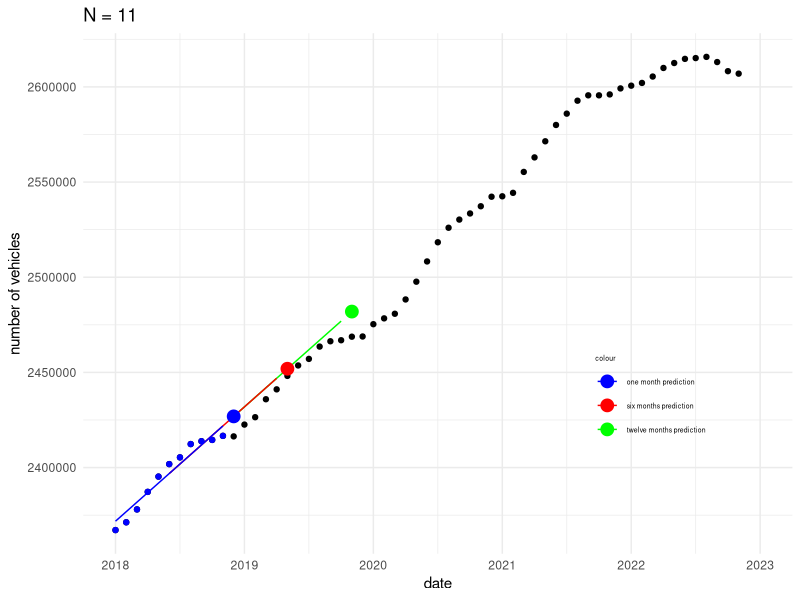
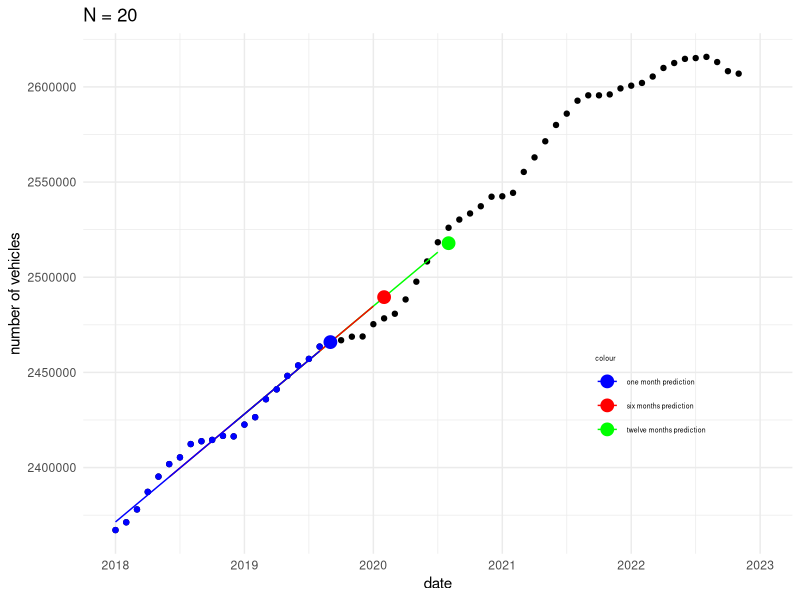
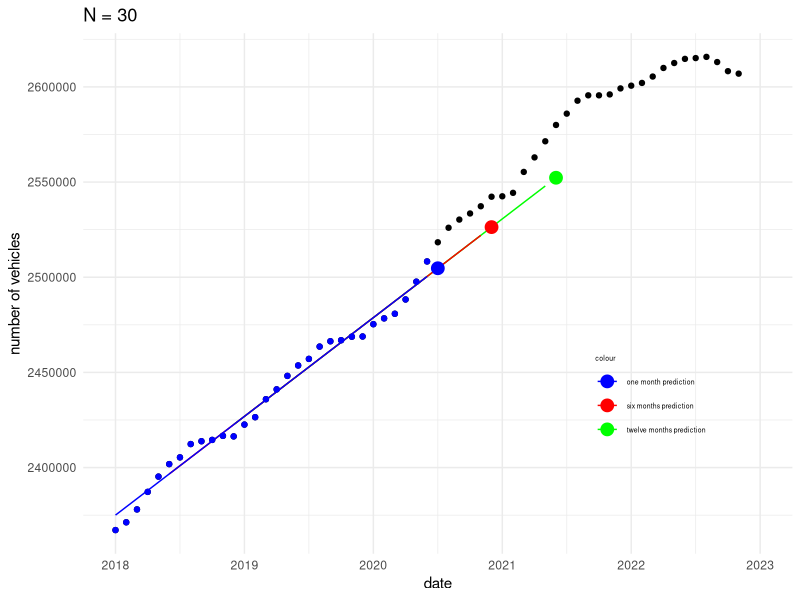
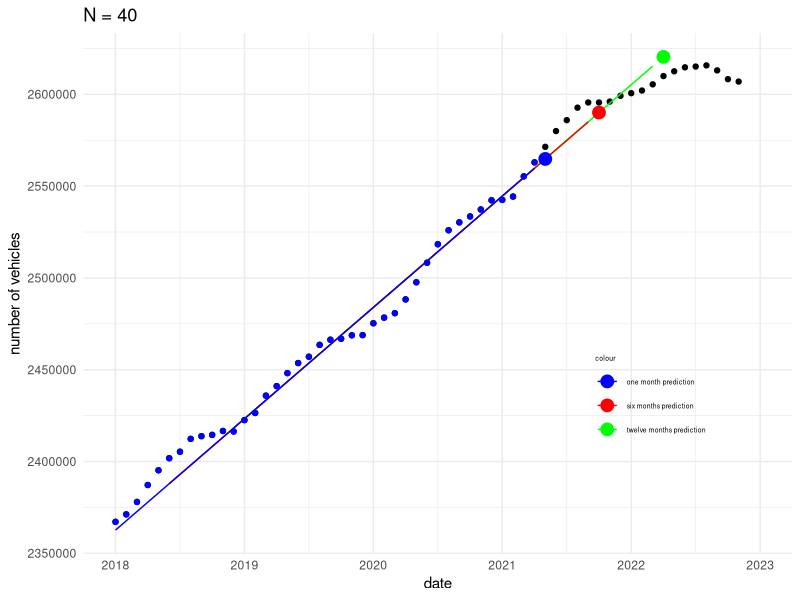
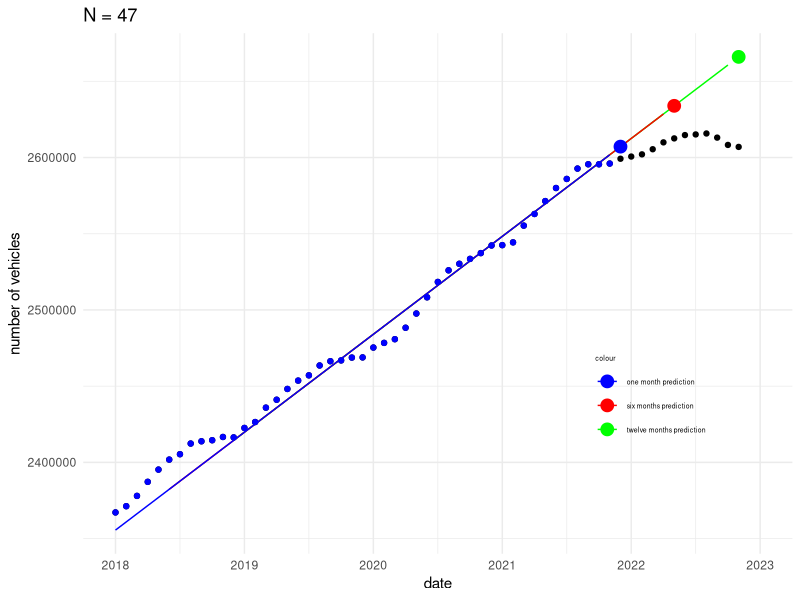
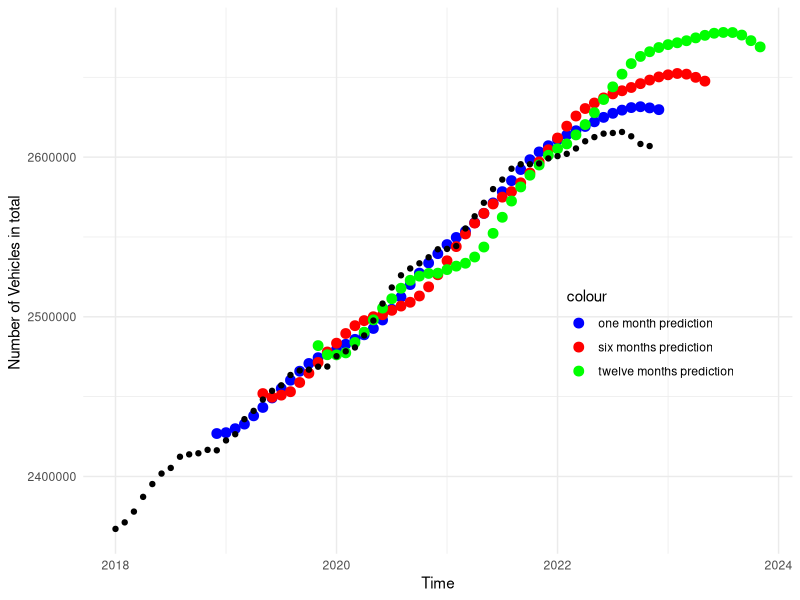
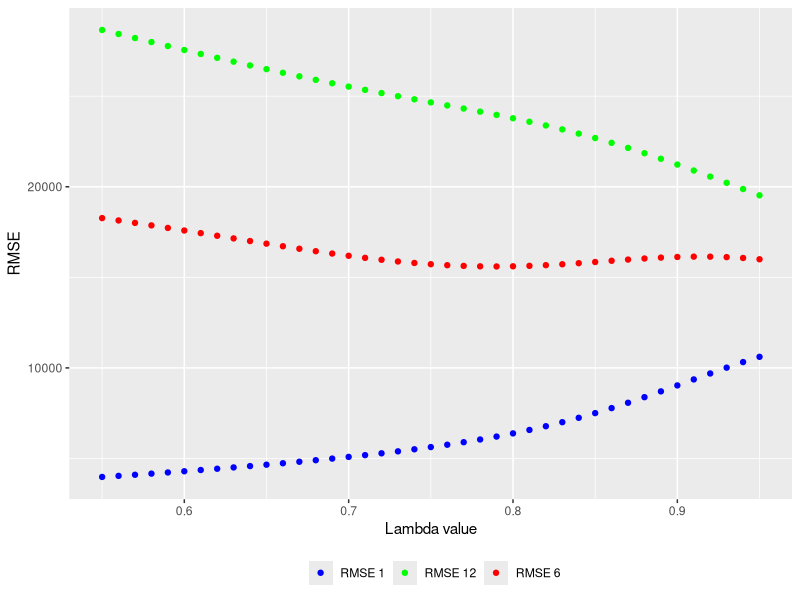
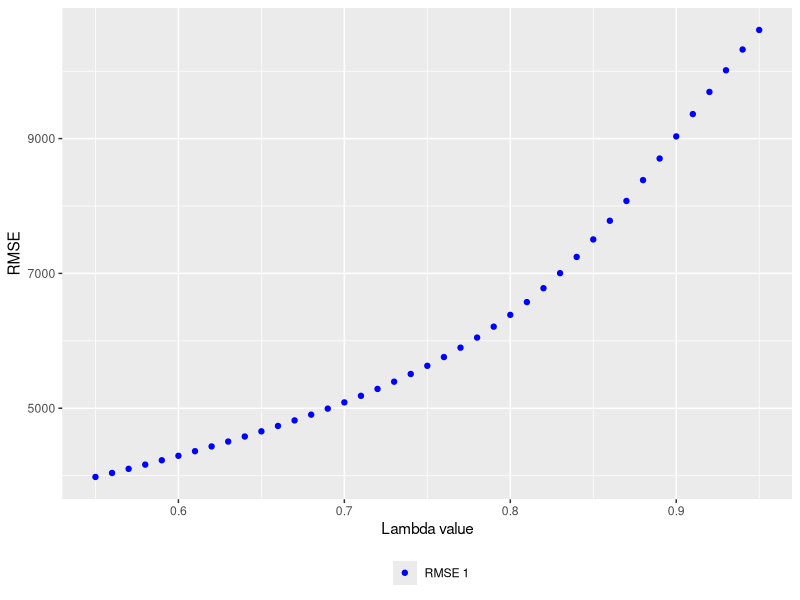

Generate these figures, in order, with R:
# to ensure this script works, whenever there's a library(someName)
# make sure to run install.packages('someName') in console first
# if warning occurs, install Rtools as described

# load library
library(readxl)
library(ggplot2)

# clear variables
rm(list=ls())

# import Excel file into R
data <- read_excel('DST_BIL54_train.xlsx')
data_test <- read_excel('DST_BIL54_test.xlsx')

# get number of vehicles per year data excluding row header
y = t(data[1,-1])
y_test = t(data_test[1,-1])

# get time data as single numbers i.e. 2018.0
time_headers <- colnames(data_test)[-1] # exclude row header
years <- as.integer(substr(time_headers, 1, 4))
months <- as.integer(substr(time_headers, 6, 7))
dates_test <- years + (months - 1)/12

time_headers <- colnames(data)[-1] # exclude row header
years <- as.integer(substr(time_headers, 1, 4))
months <- as.integer(substr(time_headers, 6, 7))
dates <- years + (months - 1)/12

# design matrix
x <- cbind(1, dates)


### Part 4
# Exercise 4.1: provide L and f(0)

f <- function(j) rbind(1, j)
f_0 <- f(0)

L <- matrix(c(1.,0., 1.,1.),
            byrow=TRUE, nrow=2)

print(L)
print(f(0))


# Exercise 4.2: provide F1 and h1

i <- 1 
F_N <-  1 * f(0)%*%t(f(0)) # N=1 ; lambda^0=1
h_N <-  1 * f(0) * y[i]

print(F_N) #F_1
print(h_N) #h_1


# Exercise 4.3: update FN and hN recursively and provide F10 and h10

lambda = 0.9
Linv <- solve(L)

for (i in 2:10){
  F_N <- F_N + lambda^(i-1) * f(-(i-1)) %*% t(f(-(i-1)))  
  h_N <- lambda * Linv %*% h_N + f(0)*y[i]
}

(F_10 <- F_N)
(h_10 <- h_N)


# Exercise 4.4: update the model recursively up to F59 and h59
# while also calculating predictions at each step

df <- data.frame(date=x[,2],
               value=y[1:59])

# initialized values
lambda = 0.9
F_N <- F_10
h_N <- h_10


# recursively update to F59 and h59
for (i in 11:58){
  F_N <- F_N + lambda^(i-1) * f(-(i-1)) %*% t(f(-(i-1)))  
  h_N <- lambda * Linv %*% h_N + f(0)*y[i]
  
  # estimate the parameters now
  theta_N <- solve(F_N)%*%h_N
  
  # calculate predictions
  yhat_N <- t(f(-(i-1):(59-i)))%*%theta_N
  
  if (i %in% c(11, 20, 30, 40,47)){
    plot_N <- ggplot(df[1:59,], aes(x=date, y=value)) +
      geom_point() + 
      
      geom_line(data=df[1:i+11,], aes(y=yhat_N[1:i+11], col="twelve months prediction")) +
      geom_point(data=df[i+12,], aes(y=yhat_N[i+12], col="twelve months prediction"), size=4) +
      
      geom_line(data=df[1:i+5,], aes(y=yhat_N[1:i+5], col="six months prediction")) +
      geom_point(data=df[i+6,], aes(y=yhat_N[i+6], col="six months prediction"), size=4) +
      
      geom_point(data=df[1:i,], aes(col="one month prediction")) + 
      geom_line(data=df[1:i,], aes(y=yhat_N[1:i], col="one month prediction")) +
      geom_point(data=df[i+1,], aes(y=yhat_N[i+1], col="one month prediction"), size=4) +
      
      theme_minimal() +
      labs(x = "date", y = "number of vehicles") +
      scale_color_manual(values = c("blue", "red", "green"), 
                         labels = c("one month prediction", "six months prediction", "twelve months prediction")) +
      theme(legend.position = c(0.8, 0.3),
            legend.text = element_text(size = 5),
            legend.title = element_text(size = 5)) +
      xlim(2018, 2023) +
      ggtitle(paste0("N = ", i)) 
    
    print(plot_N)
  }
}


# Exercise 4.5: plot the resulting 1-month, 6-month and 12-month prediction

# initialized values
lambda = 0.9
F_N <- F_10
h_N <- h_10

# want to save predictions in dataframe
data_prediction <- data.frame(month1= rep(NA, 59+12),month6= rep(NA, 59+12),month12= rep(NA, 59+12))

# update iteratively
for (i in 11:59){
  F_N <- F_N + lambda^(i-1) * f(-(i-1)) %*% t(f(-(i-1)))  
  h_N <- lambda * Linv %*% h_N + f(0)*y[i]
  theta_N <- solve(F_N)%*%h_N
  
  # calculate and store the predicted value
  data_prediction$month1[i+1] <- t(f(1))%*%theta_N
  data_prediction$month6[i+6] <- t(f(6))%*%theta_N
  data_prediction$month12[i+12] <- t(f(12))%*%theta_N
}

X_1 <- df[,1][11:length(df[,1])]+1/12
X_6 <- df[,1][11:length(df[,1])]+1/2
X_12 <- df[,1][11:length(df[,1])]+1
pre_1 <- data_prediction$month1[12:60]
pre_6 <- data_prediction$month6[17:65]
pre_12 <- data_prediction$month12[23:71]


ggplot() +
  geom_point(aes(x = X_1, y = pre_1, col="one month prediction"), size=3) +
  geom_point(aes(x = X_6, y = pre_6, col="six months prediction"), size=3) +
  geom_point(aes(x = X_12, y = pre_12, col="twelve months prediction"), size=3) +
  geom_point(aes(x = df[,1], y = df[,2]), color = "black") + # True values, trimmed to the length of predictions
  scale_color_manual(values = c("one month prediction" = "blue", 
                                "six months prediction" = "red",
                                "twelve months prediction" = "green"))+
  theme_minimal() +
  labs(x = "Time", y = "Number of Vehicles in total ") +
  theme(legend.position = c(0.8, 0.4))



# Exercise 4.6: repeat the iterative predictions for λ = 0.55,0.56,0.57,...,0.95

# Define lambda values
lambda_values <- seq(0.55, 0.95, by = 0.01)

# Initialize dataframe to store RMSE values
rmse_df_1 <- data.frame(value_1 = numeric())
rmse_df_6 <- data.frame(value_6 = numeric())
rmse_df_12 <- data.frame(value_12 = numeric())

for (lambda in lambda_values) {
  
  # initialize the updating values
  i <- 1
  (F_N <-  (lambda^0) * f(0)%*%t(f(0)))
  (h_N <-  (lambda^0) * f(0) * y[i])
  
  for (i in 2:10){
    F_N <- F_N + lambda^(i-1) * f(-(i-1)) %*% t(f(-(i-1)))  
    h_N <- lambda * Linv %*% h_N + f(0)*y[i]
  }
  
  df$onestep_lamb_09  <- NA
  df$sixstep_lamb_09  <- NA
  df$twelvestep_lamb_09  <- NA
  
  # update iteratively:
  for (i in 11:59){
    F_N <- F_N + lambda^(i-1) * f(-(i-1)) %*% t(f(-(i-1)))  
    h_N <- lambda * Linv %*% h_N + f(0)*y[i]
    theta_N <- solve(F_N)%*%h_N
    
    # calculate the predicted value
    yhat_N <- t(f(-(i-1):(59-i)))%*%theta_N
    
    # One month ahead prediction
    if (i+1<=59){  # Ensure not to exceed the length of the dataset
      df$onestep_lamb_09[i+1] <- yhat_N[i+1]
    }
    
    # Six months ahead prediction
    if (i + 6 <= 59) {  # Ensure not to exceed the length of the dataset
      df$sixstep_lamb_09[i+6] <- yhat_N[i+6]
    }
    
    # Twelve months ahead prediction
    if (i + 12 <= 59) {  # Ensure not to exceed the length of the dataset
      df$twelvestep_lamb_09[i+12] <- yhat_N[i+12]
    }
  }
  
  # prediction errors for each forecast horizon
  one_step_errors <- df$value[12:59] - df$onestep_lamb_09[12:59]
  one_step_rms <- sqrt(mean(one_step_errors^2))
  
  six_step_errors <- df$value[17:59] - df$sixstep_lamb_09[17:59]
  six_step_rms <- sqrt(mean(six_step_errors^2))
  
  twelve_step_errors <- df$value[23:59] - df$twelvestep_lamb_09[23:59]
  twelve_step_rms <- sqrt(mean(twelve_step_errors^2))
  
  # root-mean-square of the prediction errors
  rmse_df_1 <- rbind(rmse_df_1, data.frame(value_1 = one_step_rms))
  rmse_df_6 <- rbind(rmse_df_6, data.frame(value_6 = six_step_rms))
  rmse_df_12 <- rbind(rmse_df_12, data.frame(value_12 = twelve_step_rms))
}


# plot 
rmse_total <- data.frame(lambda = lambda_values,rmse_1=rmse_df_1,rmse_6=rmse_df_6,rmse_12=rmse_df_12)  

ggplot(rmse_total, aes(x = lambda)) +
  geom_point(aes(y = value_1, color = "value_1")) +  # Points for y1
  geom_point(aes(y = value_6, color = "value_6")) +  # Points for y6
  geom_point(aes(y = value_12, color = "value_12")) +  # Points for y12
  scale_color_manual(values = c("value_1" = "blue", "value_6" = "red", "value_12" = "green"), 
                     labels = c("value_1" = "RMSE 1", "value_6" = "RMSE 6", "value_12" = "RMSE 12")) +
  labs(color = "") +
  xlab("Lambda value") +   # Set x-axis label
  ylab("RMSE") +   # Set y-axis label
  theme(legend.position = "bottom")  # Adjust legend position



# Exercise 4.7: Which value of λ is optimal for predicting 1 month ahead?

ggplot(rmse_total, aes(x = lambda)) +
  geom_point(aes(y = value_1, color = "value_1")) +  # Points for y1
  scale_color_manual(values = c("value_1" = "blue"), 
                     labels = c("RMSE 1")) +
  labs(color = "") +
  xlab("Lambda value") +   # Set x-axis label
  ylab("RMSE") +   # Set y-axis label
  theme(legend.position = "bottom")  # Adjust legend position



# Exercise 4.8: Which value of λ is optimal for predicting 6 months ahead?

ggplot(rmse_total, aes(x = lambda)) +
  geom_point(aes(y = value_6, color = "value_6")) +  # Points for y6
  scale_color_manual(values = c("value_6" = "red"), 
                     labels = c("RMSE 6")) +
  labs(color = "") +
  xlab("Lambda value") +   # Set x-axis label
  ylab("RMSE") +   # Set y-axis label
  theme(legend.position = "bottom")  # Adjust legend position



# Exercise 4.9: Which value of λ is optimal for predicting 12 months ahead?

ggplot(rmse_total, aes(x = lambda)) +
  geom_point(aes(y = value_12, color = "value_12")) +  # Points for y12
  scale_color_manual(values = c("value_12" = "green"), 
                     labels = c("RMSE 12")) +
  labs(color = "") +
  xlab("Lambda value") +   # Set x-axis label
  ylab("RMSE") +   # Set y-axis label
  theme(legend.position = "bottom")  # Adjust legend position




# Exercise 4.10: It would be problematic to make λ as small as 0.5. Why is that? 

lambda <- 0.5
n = 60

# lambda vector
lambda_n <- rep(1, n)

for (i in 1:n) {
  lambda_n[i] <- lambda^(n-i)
}

# diag matrix of weight values
SIGMA_inv <- diag(lambda_n)

plot( lambda_n, ylab = "Lambda", main = "WLS weights plotted against time")


(T <- sum(lambda_n))



# Exercise 4.11: Compare the 1-month-ahead prediction with λ = 0.55 to the naive persistence model

lambda = 0.55

i <- 1
(F_N <-  (lambda^0) * f(0)%*%t(f(0)))
(h_N <-  (lambda^0) * f(0) * y[i])

for (i in 2:10){
  F_N <- F_N + lambda^(i-1) * f(-(i-1)) %*% t(f(-(i-1)))  
  h_N <- lambda * Linv %*% h_N + f(0)*y[i]
}


df$onestep_lamb_055  <- NA
df$naive_model  <- NA


# update iteratively:
for (i in 11:58){
  F_N <- F_N + lambda^(i-1) * f(-(i-1)) %*% t(f(-(i-1)))  
  h_N <- lambda * Linv %*% h_N + f(0)*y[i]
  theta_N <- solve(F_N)%*%h_N
  
  yhat_N <- t(f(-(i-1):(59-i)))%*%theta_N
  
  df$onestep_lamb_055[i+1] <- yhat_N[i+1]
  df$naive_model[i+1] <- df$value[i]
  
}

one_step_errors_055 <- df$value[12:59] - df$onestep_lamb_055[12:59]
(one_step_rms_055 <- sqrt(mean(one_step_errors_055^2)))

naive_model_err <- df$value[12:59] - df$naive_model[12:59]
(naive_model_rms <- sqrt(mean(naive_model_err^2)))


ggplot() +
  geom_point(data = df, aes(x = date, y = value, color = "Original Data")) +
  geom_point(data = df, aes(x = date, y = onestep_lamb_055, color = "One Step Prediction")) +
  geom_point(data = df, aes(x = date, y = naive_model, color = "Naive Model")) +
  labs(color = "") +
  xlab("Date") +
  ylab("Value") +
  ggtitle("1-month-ahead prediction VS naive persistence model") +
  scale_color_manual(values = c("Original Data" = "black", "One Step Prediction" = "blue", "Naive Model" = "purple"))+
  theme(legend.position = "bottom")





# Exercise 4.12: Choose the best forecasts 
# and plot them together with the training data AND the test data 

# Test data
test_set <- data.frame(date=dates_test,value=y_test)

# Define lambda values
lambda_values <- seq(0.55, 0.95, by = 0.01)

# Initialize dataframe to store RMSE values
rmse_df_1 <- data.frame(value_1 = numeric())
rmse_df_6 <- data.frame(value_6 = numeric())
rmse_df_12 <- data.frame(value_12 = numeric())

# Perform predictions for each ?? value
for (lambda in lambda_values) {
  i <- 1
  (F_N <-  (lambda^0) * f(0)%*%t(f(0)))
  (h_N <-  (lambda^0) * f(0) * y[i])
  
  for (i in 2:10){
    F_N <- F_N + lambda^(i-1) * f(-(i-1)) %*% t(f(-(i-1)))  
    h_N <- lambda * Linv %*% h_N + f(0)*y[i]
  }
  
  # update iteratively:
  for (i in 11:59){
    F_N <- F_N + lambda^(i-1) * f(-(i-1)) %*% t(f(-(i-1)))  
    h_N <- lambda * Linv %*% h_N + f(0)*y[i]
    theta_N <- solve(F_N)%*%h_N
  }
  pre_value_1 <- t(f(1))%*%theta_N
  pre_value_6 <- t(f(6))%*%theta_N
  pre_value_12 <- t(f(12))%*%theta_N
  real_1 <- test_set[1,2]
  real_6 <- test_set[6,2]
  real_12 <- test_set[12,2]
  
  errors_1 <- real_1 - pre_value_1
  rms_1 <- sqrt(mean(errors_1^2))
  
  errors_6 <- real_6 - pre_value_6
  rms_6 <- sqrt(mean(errors_6^2))
  
  errors_12 <- real_12 - pre_value_12
  rms_12 <- sqrt(mean(errors_12^2))
  
  rmse_df_1 <- rbind(rmse_df_1, data.frame(value_1 = rms_1))
  rmse_df_6 <- rbind(rmse_df_6, data.frame(value_6 = rms_6))
  rmse_df_12 <- rbind(rmse_df_12, data.frame(value_12 = rms_12))
}

dfff_1 <-data.frame(lambda=lambda_values,value=rmse_df_1)
dfff_6 <-data.frame(lambda=lambda_values,value=rmse_df_6)
dfff_12 <-data.frame(lambda=lambda_values,value=rmse_df_12)


ggplot() +
  geom_point(data = dfff_1, aes(x = lambda, y = value_1, col="future time: t = 60"), size=3) +
  geom_point(data = dfff_6, aes(x = lambda, y = value_6, col="future time: t = 65"), size=3) +
  geom_point(data = dfff_12, aes(x = lambda, y = value_12, col="future time: t = 71"), size=3) +
  scale_color_manual(values = c("future time: t = 60" = "blue", 
                                "future time: t = 65" = "red",
                                "future time: t = 71" = "green"))+
  theme_minimal() +
  labs(x = "lambda", y = "RMSE(current time:59) ") +
  theme(legend.position = c(0.5, 0.8))

# RMSE: 37.11062 lambda: 0.61 for one month prediction
# RMSE: 692.0372 lambda: 0.78 for 6 month prediction
# RMSE: 862.8594 lambda: 0.78 for 12 month prediction


lambda = 0.61   # for calculate pre_value_1

i <- 1
(F_N <-  (lambda^0) * f(0)%*%t(f(0)))
(h_N <-  (lambda^0) * f(0) * y[i])

for (i in 2:10){
  F_N <- F_N + lambda^(i-1) * f(-(i-1)) %*% t(f(-(i-1)))  
  h_N <- lambda * Linv %*% h_N + f(0)*y[i]
}

# update iteratively:
for (i in 11:59){
  F_N <- F_N + lambda^(i-1) * f(-(i-1)) %*% t(f(-(i-1)))  
  h_N <- lambda * Linv %*% h_N + f(0)*y[i]
  theta_N <- solve(F_N)%*%h_N
}
(pre_value_1 <- t(f(1))%*%theta_N)
(real_1 <- test_set[1,2])


lambda = 0.78      # for calculate pre_value_6, pre_value_12

i <- 1
(F_N <-  (lambda^0) * f(0)%*%t(f(0)))
(h_N <-  (lambda^0) * f(0) * y[i])

for (i in 2:10){
  F_N <- F_N + lambda^(i-1) * f(-(i-1)) %*% t(f(-(i-1)))  
  h_N <- lambda * Linv %*% h_N + f(0)*y[i]
}

# update iteratively:
for (i in 11:59){
  F_N <- F_N + lambda^(i-1) * f(-(i-1)) %*% t(f(-(i-1)))  
  h_N <- lambda * Linv %*% h_N + f(0)*y[i]
  theta_N <- solve(F_N)%*%h_N
}

(pre_value_6 <- t(f(6))%*%theta_N)
(pre_value_12 <- t(f(12))%*%theta_N)

(real_6 <- test_set[6,2])
(real_12 <- test_set[12,2])

df_1 <- data.frame(date=test_set[1,1], value = pre_value_1)
df_6 <- data.frame(date=test_set[6,1], value = pre_value_6)
df_12 <- data.frame(date=test_set[12,1], value = pre_value_12)


ggplot() +
  geom_point(data = df[1:59,], aes(x = date, y = value, color = "training set")) +
  geom_point(data = test_set, aes(x = date, y = value, color = "testing set")) +
  geom_point(data = df_1, aes(x = date, y = value, color = "t=60")) +
  geom_point(data = df_6, aes(x = date, y = value, color = "t=65")) +
  geom_point(data = df_12, aes(x = date, y = value, color = "t=71")) +
  labs(color = "") +
  xlab("Date") +
  ylab("Value") +
  ggtitle("Forecasting at t = 59 for t = 60, t = 65 and t = 71") +
  scale_color_manual(values = c("training set" = "black", "testing set" = "yellow", "t=60" = "blue", "t=65" = "red", "t=71" = "green"))+
  theme(legend.position = "bottom")

